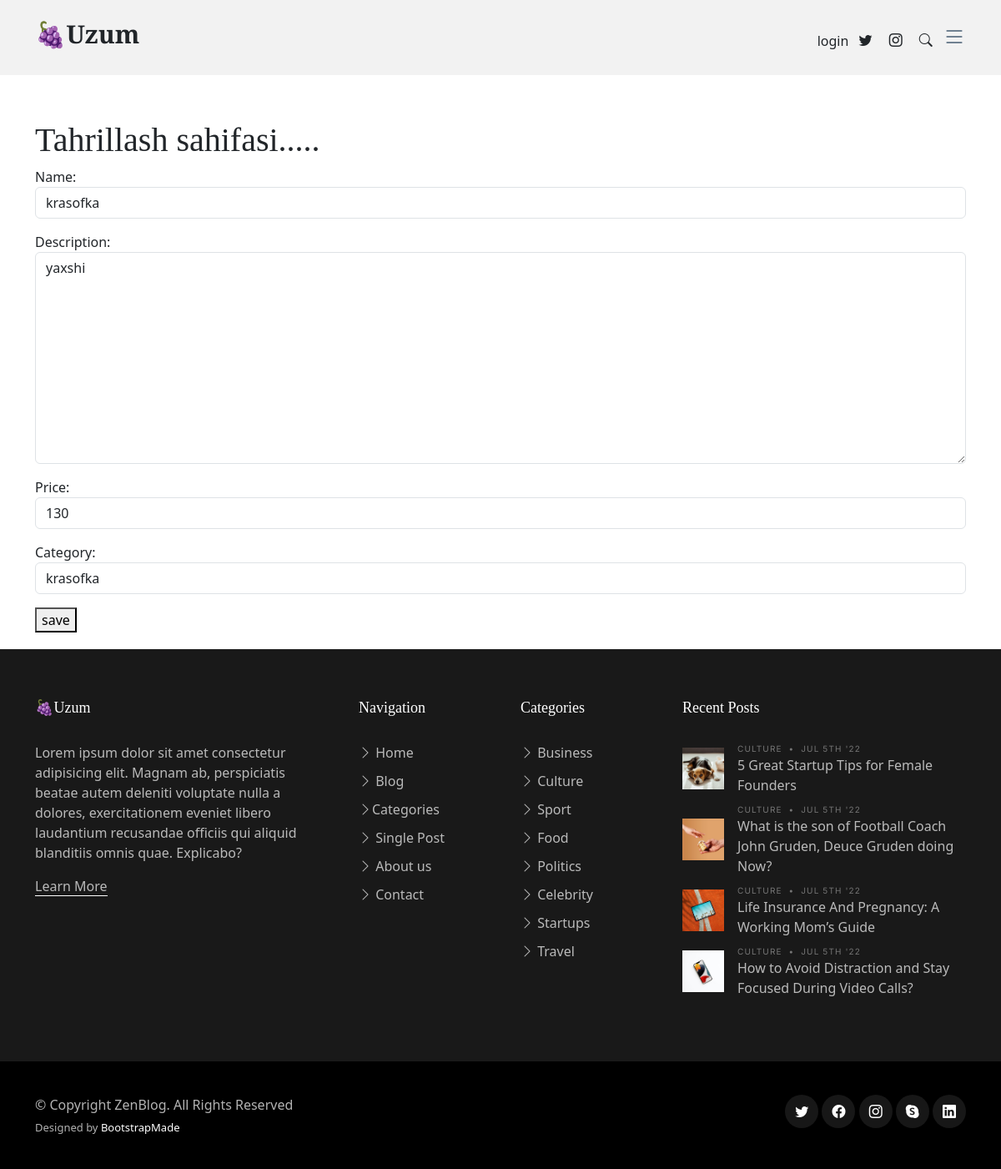
The page /edit/5/ on the database its author committed.
### accaunt/models.py (models this page shows, shortened)
class Product(models.Model):
    name = models.CharField(max_length=200)
    description = models.TextField()
    price = models.PositiveIntegerField(default=0)
    category = models.ForeignKey(Category, on_delete=models.SET_NULL, null=True, related_name='products')
    user = models.ForeignKey(MyUser, on_delete=models.CASCADE, null=True, blank=True)
    no_image = models.ImageField(default='no_image.png')
    created = models.DateTimeField(auto_now_add=True)
    updated = models.DateTimeField(auto_now=True)
    tags = TaggableManager()
    class Meta:
        verbose_name = 'Mahsulot'
        verbose_name_plural = 'Mahsulotlar'

class Category(models.Model):
    name = models.CharField(max_length=50, unique=True)
    def __str__(self) -> str:
        return self.name

### accaunt/views.py (the view)
# urls.py: path('edit/<int:id>/', edit, name='edit'),
def edit(request,id):
	a = Product.objects.get(id=id)
	form = ProdactForms(instance=a)
	if request.POST:
		form = EditForm(request.POST,instance=a, files=request.FILES)
		if form.is_valid():
			form.save()
			return redirect('home')
	return render(request,'edit.html',{'form':form})

### accaunt/forms.py
class ProdactForms(forms.ModelForm):
	class Meta:
		model = Product
		fields = ['name','description','price','category']
	def __init__(self, *args, **kwargs) -> None:
		super(ProdactForms, self).__init__(*args, **kwargs)
		for i in self.fields:
			self.fields[i].widget.attrs.update({'class': 'form-control'})

### templates/edit.html (shortened to what this page needs)
{% extends 'main.html'%}
{% block content%}
<!DOCTYPE html>
<html>
<head>
</head>
<body><br><br><br><br><br><br>
   <h1>Tahrillash sahifasi.....</h1>
 <form method="POST" enctype="multipart/form-data">
    {{form.as_p}}
    <button type="submit">save</button>
</form>
</body>
</html>
{% endblock%}

### static/assets/css/variables.css (style rules this page uses)
:root { --font-default: 'EB Garamond', system-ui, -apple-system, "Segoe UI", Roboto, "Helvetica Neue", Arial, "Noto Sans", "Liberation Sans", sans-serif, "Apple Color Emoji", "Segoe UI Emoji", "Segoe UI Symbol", "Noto Color Emoji"; --font-primary: 'EB Garamond', serif; --font-secondary: 'Inter', sans-serif; --color-default: #212529; --color-default-rgb: 33, 37, 41; --color-links: #212529; --color-links-hover: #15171a; --color-primary: #212529; --color-primary-light: #26282c; --color-primary-dark: #0b0c0e; --color-primary-rgb: 33, 37, 41; --color-primary-light-rgb: 38, 40, 44; --color-primary-dark-rgb: 11, 12, 14; --color-secondary: #596d80; --color-secondary-light: #8498aa; --color-secondary-dark: #404f5c; --color-secondary-rgb: 89, 109, 128; --color-secondary-light-rgb: 132, 152, 170; --color-secondary-dark-rgb: 64, 79, 92; --color-blue: #0d6efd; --color-blue-rgb: 13, 110, 253; --color-indigo: #6610f2; --color-indigo-rgb: 102, 16, 242; --color-purple: #6f42c1; --color-purple-rgb: 111, 66, 193; --color-pink: #f3268c; --color-pink-rgb: 243, 38, 140; --color-red: #df1529; --color-red-rgb: 223, 21, 4; --color-orange: #fd7e14; --color-orange-rgb: 253, 126, 20; --color-yellow: #ffc107; --color-yellow-rgb: 255, 193, 7; --color-green: #059652; --color-green-rgb: 5, 150, 82; --color-teal: #20c997; --color-teal-rgb: 32, 201, 151; --color-cyan: #0dcaf0; --color-cyan-rgb: 13, 202, 240; --color-white: #ffffff; --color-white-rgb: 255, 255, 255; --color-gray: #6c757d; --color-gray-rgb: 108, 117, 125; --color-black: #000000; --color-black-rgb: 0, 0, 0; }
:root { --bs-blue: var(--color-blue); --bs-indigo: var(--color-indigo); --bs-purple: var(--color-purple); --bs-pink: var(--color-pink); --bs-red: var(--color-red); --bs-orange: var(--color-orange); --bs-yellow: var(--color-yellow); --bs-green: var(--color-green); --bs-teal: var(--color-teal); --bs-cyan: var(--color-cyan); --bs-white: var(--color-white); --bs-gray: var(--color-gray); --bs-gray-dark: #343a40; --bs-gray-100: #f8f9fa; --bs-gray-200: #e9ecef; --bs-gray-300: #dee2e6; --bs-gray-400: #ced4da; --bs-gray-500: #adb5bd; --bs-gray-600: #6c757d; --bs-gray-700: #495057; --bs-gray-800: #343a40; --bs-gray-900: #212529; --bs-primary: var(--color-blue); --bs-secondary: var(--color-blue); --bs-success: #198754; --bs-info: #0dcaf0; --bs-warning: #ffc107; --bs-danger: #dc3545; --bs-light: #f8f9fa; --bs-dark: #212529; --bs-primary-rgb: var(--color-primary-rgb); --bs-secondary-rgb: var(--color-secondary-rgb); --bs-success-rgb: 25, 135, 84; --bs-info-rgb: 13, 202, 240; --bs-warning-rgb: 255, 193, 7; --bs-danger-rgb: 220, 53, 69; --bs-light-rgb: 248, 249, 250; --bs-dark-rgb: 33, 37, 41; --bs-white-rgb: var(--color-white-rgb); --bs-black-rgb: var(--color-black-rgb); --bs-body-color-rgb: var(--color-default-rgb); --bs-body-bg-rgb: 255, 255, 255; --bs-font-sans-serif: var(--font-default); --bs-font-monospace: SFMono-Regular, Menlo, Monaco, Consolas, "Liberation Mono", "Courier New", monospace; --bs-gradient: linear-gradient(180deg, rgba(255, 255, 255, 0.15), rgba(255, 255, 255, 0)); --bs-body-font-family: var(--font-default); --bs-body-font-size: 1rem; --bs-body-font-weight: 400; --bs-body-line-height: 1.5; --bs-body-color: var(--color-default); --bs-body-bg: #fff; }

### static/assets/css/main.css (style rules this page uses)
:root { scroll-behavior: smooth; }
body { color: rgba(var(--color-primary-rgb), 1); }
h1, h2, h3, h4, h5, h6 { font-family: var(--font-primary); }

### rows shown on the page
Product: name "krasofka", description "yaxshi", price "130", category "krasofka"
